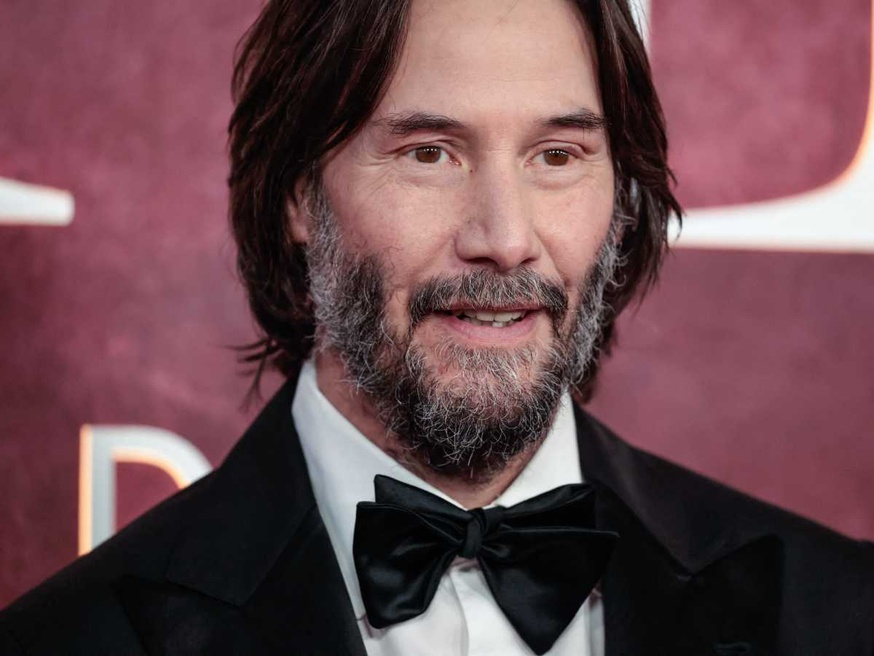
#> input picture CelebrityFaceRecognition/model/test_images/keanu.jpg, 874 x 656 px, shrunk from 1200 x 900 before the run
$ jupyter execute data_cleaning.ipynb   (shell and % lines are left out)
#> lines starting #> are read from the running program, lines starting #| are printed output that depends on the picture
<h2 style='color:blue' align='center'>Sports Celebrity Image Classification: Data Cleaning<h2>

Special thanks to Debjyoti Paul (My data scientist friend at Amazon) for help with this project

[cell 1]
import numpy as np
import cv2
import matplotlib
from matplotlib import pyplot as plt

#### When we look at any image, most of the time we identify a person using a face. An image might contain multiple faces, also the face can be obstructed and not clear. The first step in our pre-processing pipeline is to detect faces from an image. Once face is detected, we will detect eyes, if two eyes are detected then only we keep that image otherwise discard it.</h4>

#### Now how do you detect face and eyes?

[cell 2]
img = cv2.imread('./test_images/keanu.jpg')
#> img is the input picture: shape (656, 874, 3); mean B, G, R 79.3, 73.7, 107.1
img.shape
#> Out = (656, 874, 3)

[cell 3]
plt.imshow(img)

[cell 4]
gray = cv2.cvtColor(img, cv2.COLOR_BGR2GRAY)
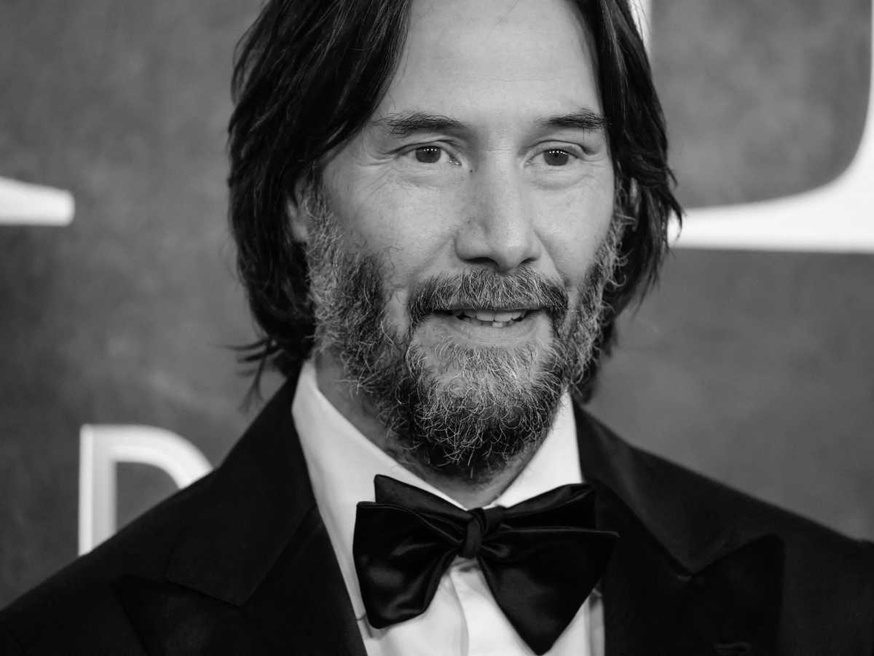
#> gray: shape (656, 874); min 0, max 249, mean 84.3
gray.shape
#> Out = (656, 874)

[cell 5]
gray

[cell 6]
plt.imshow(gray, cmap='gray')

[cell 7]
face_cascade = cv2.CascadeClassifier('./opencv/haarcascades/haarcascade_frontalface_default.xml')
eye_cascade = cv2.CascadeClassifier('./opencv/haarcascades/haarcascade_eye.xml')

faces = face_cascade.detectMultiScale(gray, 1.3, 5)
#> faces = [[334, 35, 322, 322]]
faces
#> Out = [[334, 35, 322, 322]]

[cell 8]
(x,y,w,h) = faces[0]
#> x = 334; y = 35; w = 322; h = 322
x,y,w,h
#> Out = (334, 35, 322, 322)

[cell 9]
face_img = cv2.rectangle(img,(x,y),(x+w,y+h),(255,0,0),2)
plt.imshow(face_img)

[cell 10]
cv2.destroyAllWindows()
for (x,y,w,h) in faces:
    face_img = cv2.rectangle(img,(x,y),(x+w,y+h),(255,0,0),2)
    roi_gray = gray[y:y+h, x:x+w]
    roi_color = face_img[y:y+h, x:x+w]
    eyes = eye_cascade.detectMultiScale(roi_gray)
    for (ex,ey,ew,eh) in eyes:
        cv2.rectangle(roi_color,(ex,ey),(ex+ew,ey+eh),(0,255,0),2)
#> this loop made 1 pass
#> (x, y, w, h, eyes) on pass 1: (334, 35, 322, 322, [[183, 86, 71, 71], [56, 76, 83, 83]])
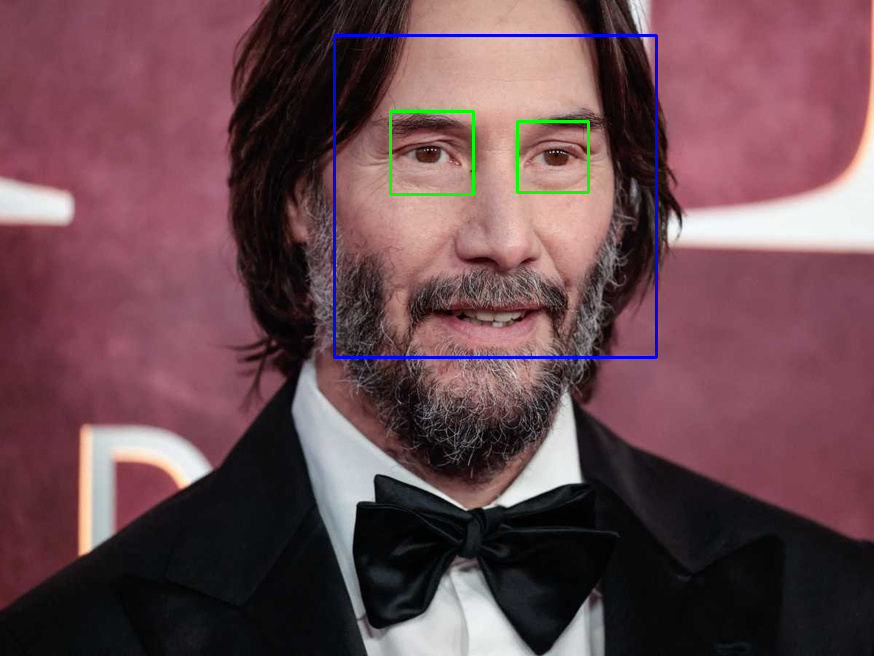
#> img: shape (656, 874, 3); mean B, G, R 80.1, 73.5, 105.8
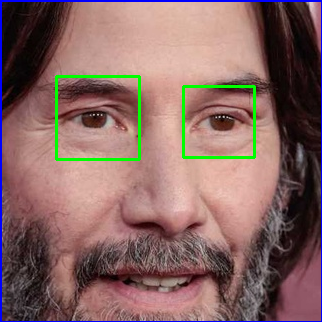
#> roi_color: shape (322, 322, 3); mean B, G, R 99.4, 102.8, 134.2


plt.figure()
plt.imshow(face_img, cmap='gray')
plt.show()

[cell 11]
plt.imshow(roi_color, cmap='gray')

[cell 12]
def get_cropped_image_if_2_eyes(image_path):
#> called with image_path = './test_images/keanu.jpg'
    img = cv2.imread(image_path)
    gray = cv2.cvtColor(img, cv2.COLOR_BGR2GRAY)
    faces = face_cascade.detectMultiScale(gray, 1.3, 5)
#> faces = [[334, 35, 322, 322]]
    for (x,y,w,h) in faces:
        roi_gray = gray[y:y+h, x:x+w]
        roi_color = img[y:y+h, x:x+w]
        eyes = eye_cascade.detectMultiScale(roi_gray)
        if len(eyes) >= 2:
            return roi_color

[cell 13]
original_image = cv2.imread('./test_images/keanu.jpg')
plt.imshow(original_image)

[cell 14]
cropped_image = get_cropped_image_if_2_eyes('./test_images/keanu.jpg')
plt.imshow(cropped_image)

[cell 15]
org_image_obstructed = cv2.imread('./test_images/keanu_2.jpg')
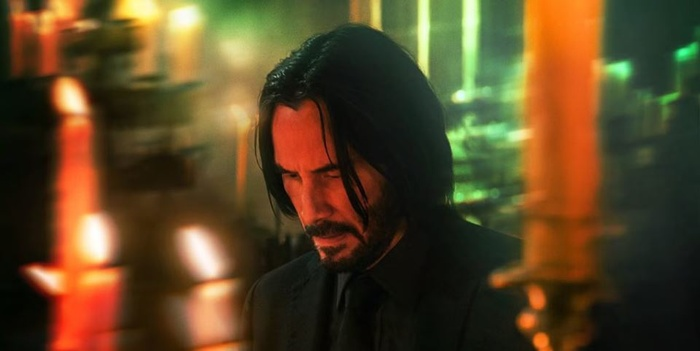
#> input picture CelebrityFaceRecognition/model/test_images/keanu_2.jpg, 700 x 351 px, shrunk from 960 x 481 before the run
#> org_image_obstructed is the input picture: shape (351, 700, 3); mean B, G, R 37.5, 69.7, 89.9
plt.imshow(org_image_obstructed)

[cell 16]
cropped_image_no_2_eyes = get_cropped_image_if_2_eyes('./test_images/keanu_2.jpg')
#> call 2 of get_cropped_image_if_2_eyes, with image_path = './test_images/keanu_2.jpg'
#> in get_cropped_image_if_2_eyes (call 2), `gray = cv2.cvtColor(img, cv2.COLOR_BGR2GRAY)`:
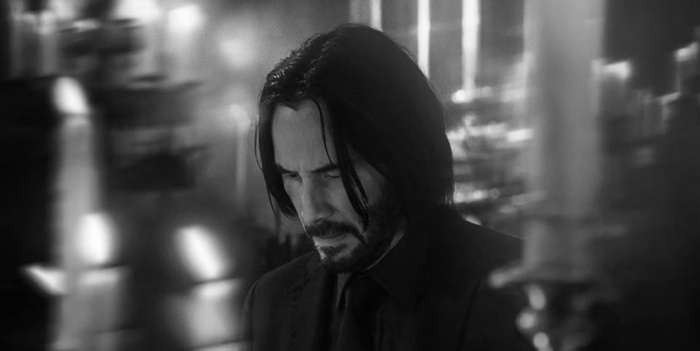
#> gray: shape (351, 700); min 1, max 255, mean 72.1
#> in get_cropped_image_if_2_eyes (call 2), `faces = face_cascade.detectMultiScale(gray, 1.3, 5)`: faces = [[269, 144, 82, 82]]
#> the loop in get_cropped_image_if_2_eyes (call 2), `for (x,y,w,h) in faces:` made 1 pass
#> pass 1, in get_cropped_image_if_2_eyes (call 2), `roi_color = img[y:y+h, x:x+w]`:
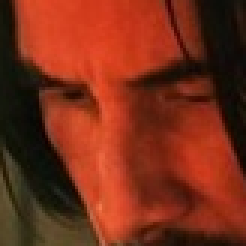
#> roi_color: shape (82, 82, 3) (shown 3 times larger); mean B, G, R 23.9, 45.3, 121.3
cropped_image_no_2_eyes

[cell 17]
path_to_data = "./dataset/"
path_to_cr_data = "./dataset/cropped/"

[cell 18]
import os
img_dirs = []
for entry in os.scandir(path_to_data):
    if entry.is_dir():
        img_dirs.append(entry.path)

[cell 19]
img_dirs

[cell 20]
import shutil
if os.path.exists(path_to_cr_data):
     shutil.rmtree(path_to_cr_data)
os.mkdir(path_to_cr_data)

[cell 21]
cropped_image_dirs = []
celebrity_file_names_dict = {}

for img_dir in img_dirs:
    count = 1
    celebrity_name = img_dir.split('/')[-1]
    print(celebrity_name)

    celebrity_file_names_dict[celebrity_name] = []

    for entry in os.scandir(img_dir):
        roi_color = get_cropped_image_if_2_eyes(entry.path)
#> call 3 of get_cropped_image_if_2_eyes, with image_path = './dataset/Emma_Watson/000001.jpg'
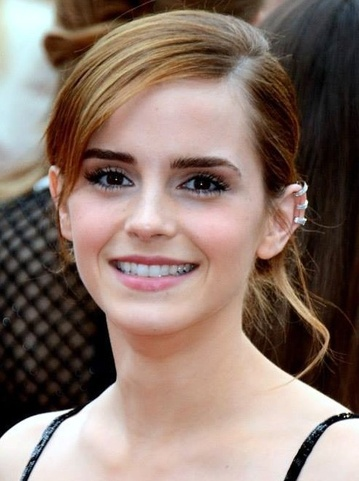
#> input picture CelebrityFaceRecognition/model/dataset/Emma_Watson/000001.jpg, 359 x 481 px, shrunk from 492 x 660 before the run
#> in get_cropped_image_if_2_eyes, img is the input picture: shape (481, 359, 3); mean B, G, R 107.1, 116.8, 137.2
#> in get_cropped_image_if_2_eyes (call 3), `gray = cv2.cvtColor(img, cv2.COLOR_BGR2GRAY)`:
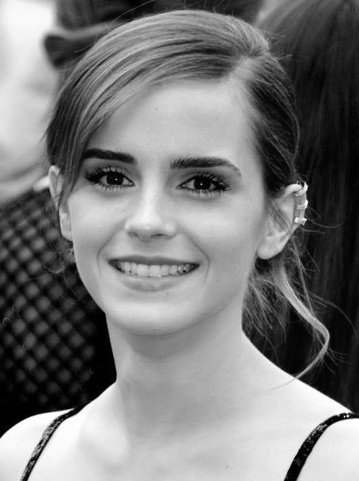
#> gray: shape (481, 359); min 0, max 255, mean 121.8
#> in get_cropped_image_if_2_eyes (call 3), `faces = face_cascade.detectMultiScale(gray, 1.3, 5)`: faces = [[27, 78, 260, 260]]
#> the loop in get_cropped_image_if_2_eyes, `for (x,y,w,h) in faces:` made 1 pass
#> pass 1, in get_cropped_image_if_2_eyes (call 3), `roi_gray = gray[y:y+h, x:x+w]`:
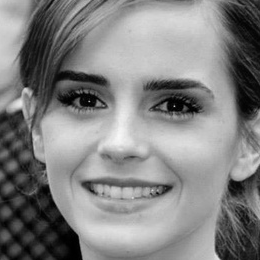
#> roi_gray: shape (260, 260); min 0, max 248, mean 130.1
#> pass 1, in get_cropped_image_if_2_eyes (call 3), `roi_color = img[y:y+h, x:x+w]`:
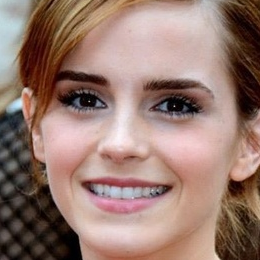
#> roi_color: shape (260, 260, 3); mean B, G, R 112.6, 122.5, 151.7
